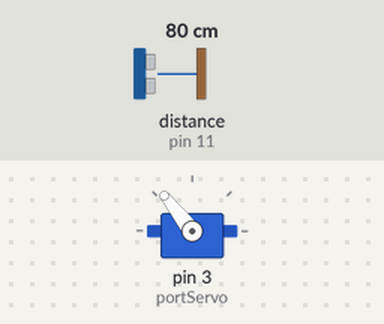
Recording of a sketch running on a simulated Arduino Uno, built with avr-gcc and run on an emulated ATmega328P. On the bench: servo. Wiring (inferred from the names in the program): ultrasonic range finder: trigger pin 10; echo pin 11. The inputs (shaded band) are chosen by the test bench; at power-on: distance to the obstacle (sensor on pin 11) 80 cm. The echo pulse lasts 58.3 µs per cm; what the sketch prints to the serial monitor is not drawn.

Above: at 1.2 s.
1.3 s: distance to the obstacle (sensor on pin 11) set to 2 cm
At 2.2 s:
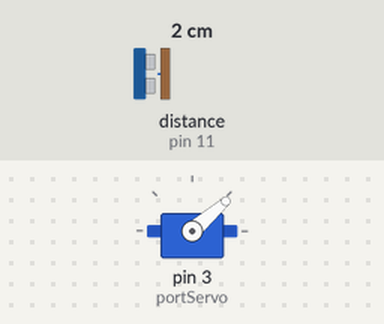
4.3 s: distance to the obstacle (sensor on pin 11) set to 120 cm
7.3 s: distance to the obstacle (sensor on pin 11) set to 299 cm
At 9.4 s:
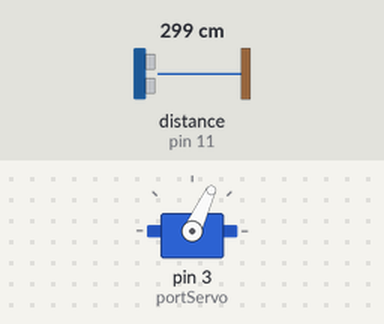
Timing chart, 0 to 16.3 s (numbered marks = the images above; inputs shaded):
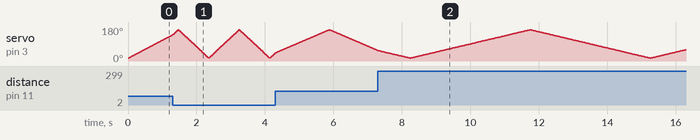

The sketch:

sketch_may28a.ino
```cpp
#include <Servo.h> //impotarea librariei pentru servo-motor

const int trigSenzor = 10; // setarea pinului trig pentru senzorul cu ultrasunete
const int echoSenzor = 11; // setarea pinului echo pentru senzorul cu ultrasunete

long durataRevenire;
int distantaObiect;

Servo portServo; // Referinta catre obiectul servo(pentru a controla servo-motorul)

void setup() {
  pinMode(trigSenzor, OUTPUT); // Seteaza trigSenzor ca output
  pinMode(echoSenzor, INPUT); // Seteaza echoSenzor ca Input
  Serial.begin(9600);
  portServo.attach(3); // Setarea pinului la care ii legata intrarea de date a servo-motorului
}

void loop() {

  for(int i=15;i<=165;i++){ // Rotirea servo-motorului de la 15 la 165 de grade
  portServo.write(i); // Screrea pe pinul corespunzator a valorii unghiului
  delay(5); // Delay 5 milisecunde
  distantaObiect = calculeazaDistanta(); // Functie care calculeaza distanta de la senzorul cu ultrasunete la obiect
  //unghi,distanta. unghi,distanta. unghi,distanta. unghi,distanta.
  Serial.print(i); // Printeaza unghiul pe seriala
  Serial.print(","); // Atasarea unui caracter despartitor pentru a putea fi parsat in UI
  Serial.print(distantaObiect); // Printarea distantei masurate pe seriala
  Serial.print("."); // Caracter '.' remnifica trimiterea cu succes a unui pachet complet de date
  }

  // Repetarea procesului anterior pornind de la 165 de grade si revenind la 15 grade
  for(int i=165;i>15;i--){
  portServo.write(i);
  delay(5);
  distantaObiect = calculeazaDistanta();
  Serial.print(i);
  Serial.print(",");
  Serial.print(distantaObiect);
  Serial.print(".");
  }

}


// Functie folosita pentru a calcula distanta masurata de senzorul cu ultrasunete
int calculeazaDistanta(){

  digitalWrite(trigSenzor, LOW); // Se seteaza pinul corespunzator intrarii trig a senzorului cu ultra sunete pe 0 logic
                              // In aceasta situatie sezorul nu va emite impulsuri de ultra sunete
  delayMicroseconds(2);       // Delay de 2 microsecunde
                              // Sets the trigSenzor on HIGH state for 10 micro seconds
  digitalWrite(trigSenzor, HIGH);
  delayMicroseconds(10);      // Se seteaza pinul corespunzator intrarii trig a senzorului cu ultra sunete pe 1 logic
                              // In aceasta situatie sezorul va emite 8 impulsuri ultrasonice de frecventa 40KHz

  digitalWrite(trigSenzor, LOW); // Se seteaza pinul corespunzator intrarii trig a senzorului cu ultra sunete pe 0 logic
                              // Aceasta pentru a opri trimiterea de impulsuri pentru a se pregati citirea

  durataRevenire = pulseIn(echoSenzor, HIGH); // Citim informatiile de pe echoSenzor (pin-ul corespunzator iesirii echo a senzorului cu ultra sunete)
                                      // Functia pulseIn determina cat timp a stat echoSenzor pe 1 logic


                                      // Viteza ultrasunetului in aer / 2 pt ca intereseaza numa timpul de lovire nu si cel de intoarcere
  durataRevenire = durataRevenire*0.034/2;  // Aceasta formula ajuta la determinarea distantei in cm
                                // Formula pleaca de la distanta sunetului in aer
                                // Viteza sunetului in aer este 343 m/s sau 0,034 cm/μs
                                // Rezultatul se imparte la 2 datorita timpului necesar impulsurilor de a lovi obiectul detectat si de a se intoarce inapoi la receptor
  return durataRevenire;
}
```
